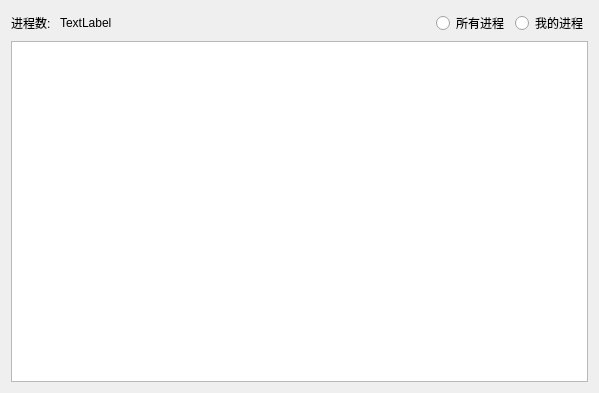
<?xml version="1.0" encoding="UTF-8"?>
<ui version="4.0">
 <class>ProcessInfoForm</class>
 <widget class="QWidget" name="ProcessInfoForm">
  <property name="geometry">
   <rect>
    <x>0</x>
    <y>0</y>
    <width>599</width>
    <height>393</height>
   </rect>
  </property>
  <property name="windowTitle">
   <string>Form</string>
  </property>
  <layout class="QVBoxLayout" name="verticalLayout">
   <item>
    <layout class="QHBoxLayout" name="horizontalLayout">
     <item>
      <widget class="QLabel" name="labProcessCountKey">
       <property name="sizePolicy">
        <sizepolicy hsizetype="Fixed" vsizetype="Preferred">
         <horstretch>0</horstretch>
         <verstretch>0</verstretch>
        </sizepolicy>
       </property>
       <property name="text">
        <string>进程数: </string>
       </property>
      </widget>
     </item>
     <item>
      <widget class="QLabel" name="labProcessCount">
       <property name="text">
        <string>TextLabel</string>
       </property>
      </widget>
     </item>
     <item>
      <spacer name="horizontalSpacer">
       <property name="orientation">
        <enum>Qt::Horizontal</enum>
       </property>
       <property name="sizeHint" stdset="0">
        <size>
         <width>40</width>
         <height>20</height>
        </size>
       </property>
      </spacer>
     </item>
     <item>
      <widget class="QRadioButton" name="rdoAllProcess">
       <property name="text">
        <string>所有进程</string>
       </property>
      </widget>
     </item>
     <item>
      <widget class="QRadioButton" name="rdoMyProcess">
       <property name="text">
        <string>我的进程</string>
       </property>
      </widget>
     </item>
    </layout>
   </item>
   <item>
    <widget class="QTableView" name="tbvProcesses"/>
   </item>
  </layout>
 </widget>
 <resources/>
 <connections/>
</ui>
